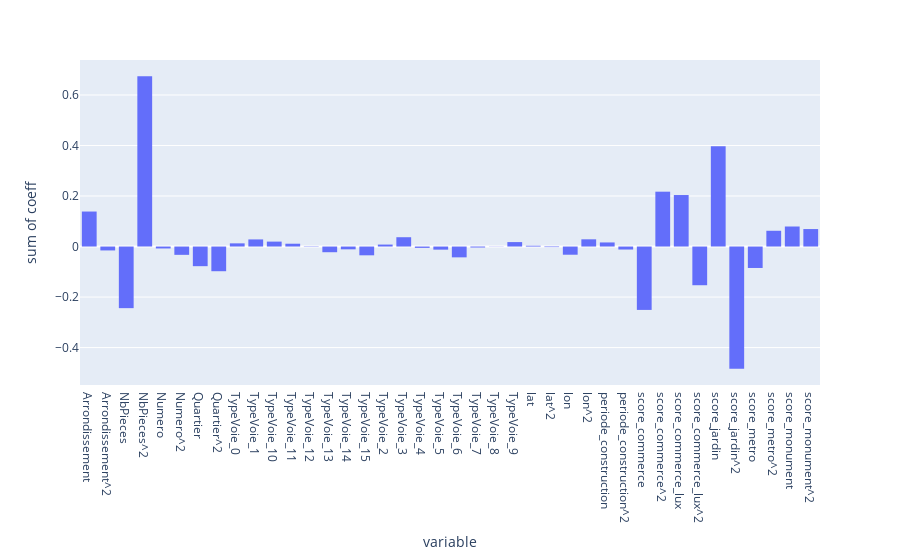
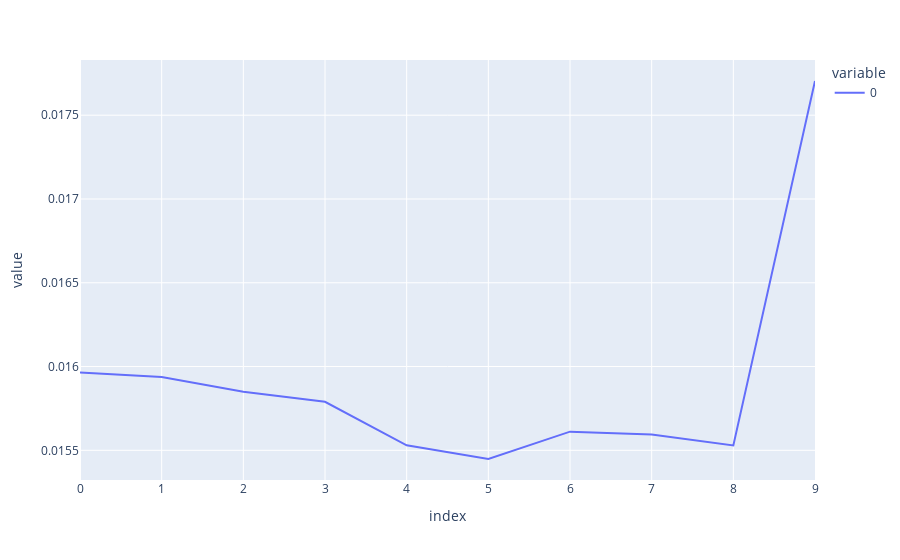

Notebook source saved alongside these figures, in order:
### Code cell
px.line([polyreg(i) for i in range(2, 12)])

### Figure 1 — Plotly figure (JSON) as saved in the notebook; plotly's stock layout.template omitted (floating-point values rounded to 4 significant figures)
{"data": [{"alignmentgroup": "True", "bingroup": "x", "histfunc": "sum", "hovertemplate": "variable=%{x}<br>sum of coeff=%{y}<extra></extra>", "legendgroup": "", "marker": {"color": "#636efa"}, "name": "", "offsetgroup": "", "orientation": "v", "showlegend": false, "type": "histogram", "x": ["Arrondissement", "Arrondissement^2", "NbPieces", "NbPieces^2", "Numero", "Numero^2", "Quartier", "Quartier^2", "TypeVoie_0", "TypeVoie_1", "TypeVoie_10", "TypeVoie_11", "TypeVoie_12", "TypeVoie_13", "TypeVoie_14", "TypeVoie_15", "TypeVoie_2", "TypeVoie_3", "TypeVoie_4", "TypeVoie_5", "TypeVoie_6", "TypeVoie_7", "TypeVoie_8", "TypeVoie_9", "lat", "lat^2", "lon", "lon^2", "periode_construction", "periode_construction^2", "score_commerce", "score_commerce^2", "score_commerce_lux", "score_commerce_lux^2", "score_jardin", "score_jardin^2", "score_metro", "score_metro^2", "score_monument", "score_monument^2"], "xaxis": "x", "y": [0.1386, -0.01546, -0.244, 0.6741, -0.007675, -0.03289, -0.0778, -0.09777, 0.01254, 0.02812, 0.01949, 0.01111, -0.001262, -0.02255, -0.0111, -0.03477, 0.007749, 0.03685, -0.005339, -0.01236, -0.04285, -0.003874, 0.0006574, 0.01758, 0.003138, -0.00226, -0.03242, 0.02853, 0.01616, -0.01182, -0.2509, 0.2172, 0.2039, -0.1532, 0.3968, -0.4839, -0.08488, 0.06239, 0.07931, 0.06915], "yaxis": "y"}], "layout": {"barmode": "relative", "legend": {"tracegroupgap": 0}, "margin": {"t": 60}, "xaxis": {"anchor": "y", "domain": [0, 1], "title": {"text": "variable"}}, "yaxis": {"anchor": "x", "domain": [0, 1], "title": {"text": "sum of coeff"}}}}

### Figure 2 — Plotly figure (JSON) as saved in the notebook; plotly's stock layout.template omitted (floating-point values rounded to 4 significant figures)
{"data": [{"hovertemplate": "variable=0<br>index=%{x}<br>value=%{y}<extra></extra>", "legendgroup": "0", "line": {"color": "#636efa", "dash": "solid"}, "mode": "lines", "name": "0", "orientation": "v", "showlegend": true, "type": "scatter", "x": [0, 1, 2, 3, 4, 5, 6, 7, 8, 9], "xaxis": "x", "y": [0.01597, 0.01594, 0.01585, 0.01579, 0.01553, 0.01545, 0.01561, 0.01559, 0.01553, 0.0177], "yaxis": "y"}], "layout": {"legend": {"title": {"text": "variable"}, "tracegroupgap": 0}, "margin": {"t": 60}, "xaxis": {"anchor": "y", "domain": [0, 1], "title": {"text": "index"}}, "yaxis": {"anchor": "x", "domain": [0, 1], "title": {"text": "value"}}}}
